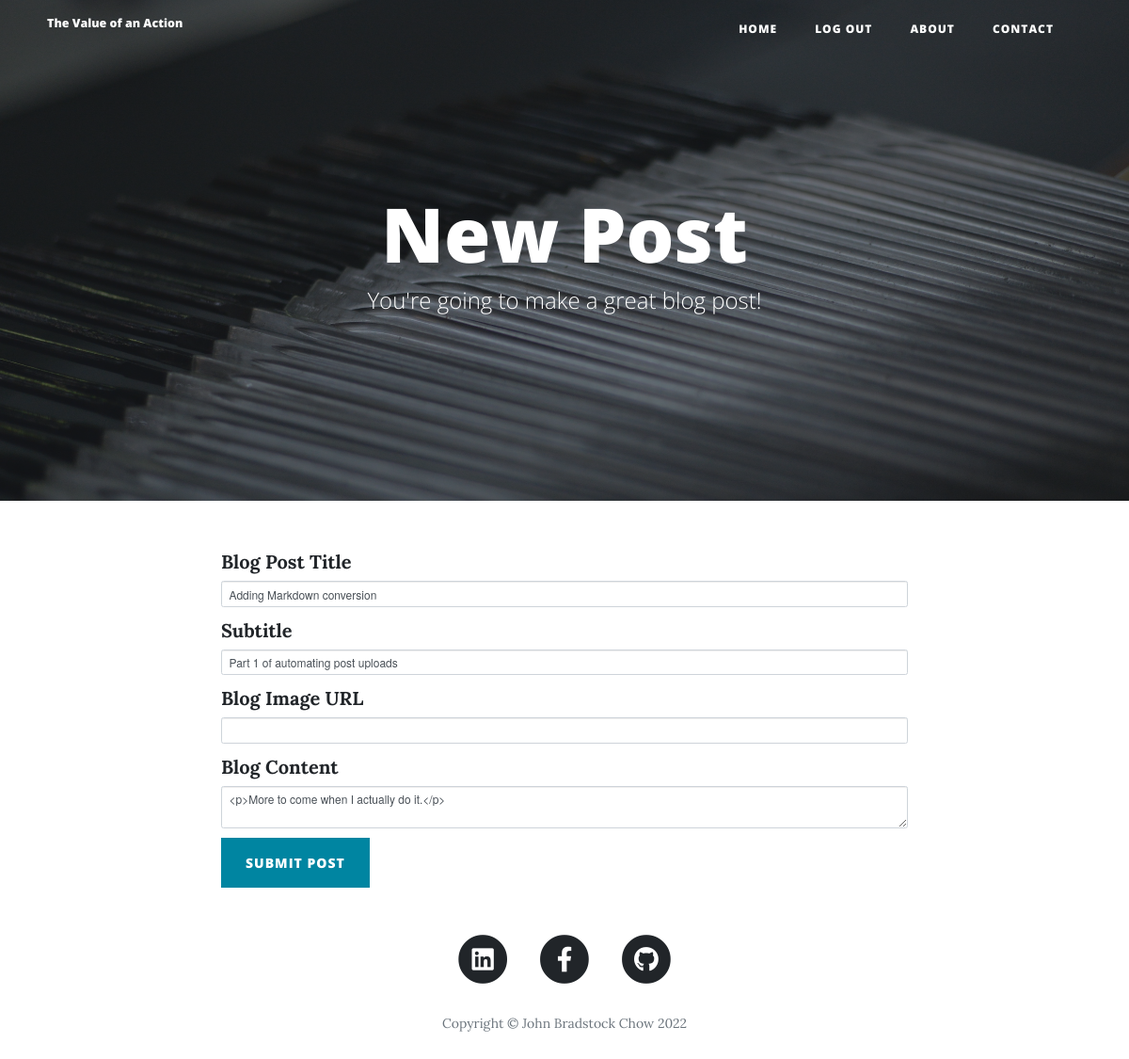
Page /edit-post/2 (signed in) on the committed database.
### main.py (models this page shows)
class BlogPost(db.Model):
    __tablename__ = "blog_posts"
    id = db.Column(db.Integer, primary_key=True)
    title = db.Column(db.String(250), unique=True, nullable=False)
    subtitle = db.Column(db.String(250), nullable=False)
    date = db.Column(db.String(250), nullable=False)
    body = db.Column(db.Text, nullable=False)
    img_url = db.Column(db.String(250), nullable=False)
    author_id = db.Column(db.Integer, db.ForeignKey("users.id"))
    author = relationship("User", back_populates="posts")
    comments = relationship("Comment", back_populates="post")

### main.py (the view)
    def decorated_function(*args, **kwargs):
        try:
            if current_user.id != 1:
                return abort(403)
        except:
                return abort(403) # Anonymous user
        else:
            return function(*args, **kwargs)

### forms.py
class CreatePostForm(FlaskForm):
    title = StringField("Blog Post Title", validators=[DataRequired()])
    subtitle = StringField("Subtitle", validators=[DataRequired()])
    img_url = StringField("Blog Image URL", validators=[])
    body = CKEditorField("Blog Content", validators=[DataRequired()])
    submit = SubmitField("Submit Post")

### main.py (called while the page is built, shortened)
def admin_only(function):
    wraps(function)
    def decorated_function(*args, **kwargs):
        try:
            if current_user.id != 1:
                return abort(403)
        except:
                return abort(403) # Anonymous user
        else:
            return function(*args, **kwargs)
    decorated_function.__name__ = function.__name__
    return decorated_function

@login_manager.user_loader
def load_user(user_id):
    return User.query.get(user_id)

@app.route("/edit-post/<int:post_id>")
@admin_only
def edit_post(post_id):
    post = BlogPost.query.get(post_id)
    edit_form = CreatePostForm(
        title=post.title,
        subtitle=post.subtitle,
        img_url=post.img_url,
        author=post.author_id,
        body=post.body
    )
    return render_template("make-post.html", form=edit_form)

### templates/make-post.html (shortened to what this page needs)
{% extends 'bootstrap/base.html' %}
{% import "bootstrap/wtf.html" as wtf %}
{% block content %}
{% include "header.html" %}
  <header class="masthead" style="background-image: url('{{ url_for('static', filename='img/edit-bg.jpg')}}')">
    <div class="overlay"></div>
    <div class="container">
      <div class="row">
        <div class="col-lg-8 col-md-10 mx-auto">
          <div class="page-heading">
            {% if is_edit: %}
            <h1>Edit Post</h1>
            {% else: %}
            <h1>New Post</h1>
            {% endif %}
            <span class="subheading">You're going to make a great blog post!</span>
          </div>
        </div>
      </div>
    </div>
  </header>
  <div class="container">
    <div class="row">
      <div class="col-lg-8 col-md-10 mx-auto">
        {{ wtf.quick_form(form, novalidate=True, button_map={"submit": "primary"}) }}
      </div>
    </div>
  </div>
{% include "footer.html" %}
{% endblock %}

### rows in the picture
BlogPost: title "Adding Markdown conversion", subtitle "Part 1 of automating post uploads", body "<p>More to come when I actually do it.</p>"
